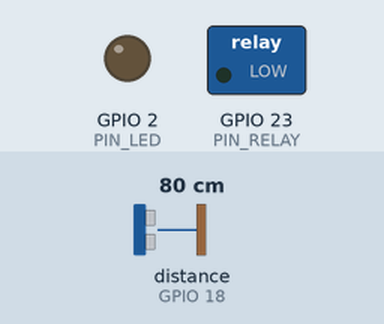
Recording of a program running on a simulated ESP32. Parts: switched loads named in the program (green lamp = pin HIGH), output pins drawn as LEDs (lit = HIGH). Wiring (inferred from the names in the program): ultrasonic range finder: trigger GPIO 5; echo GPIO 18. The test bench sets the inputs (shaded band); at power-on: distance to the obstacle (sensor on GPIO 18) 80 cm. The echo pulse lasts 58.3 µs per cm; WiFi joins after 1.5 s; servers stay silent unless stated; uploads are accepted with an empty reply; pins used as bus, display or sensor lines are not drawn; what the program prints to the serial monitor is not drawn.

Above: at 7.7 s.
At 13.1 s:
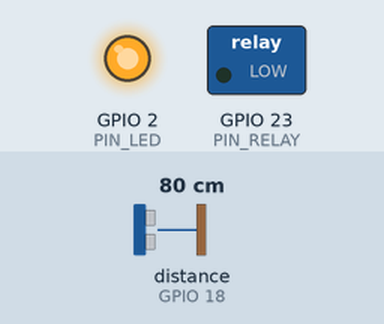
Timing chart, 0 to 15.2 s (numbered marks = the images above):
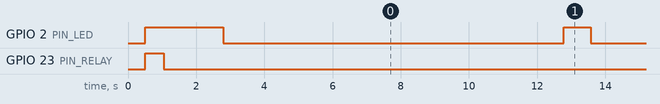

Measured:
- by itself, GPIO 2 (PIN_LED): alternates HIGH for 0.79 s and LOW for 10.0 s

The program:

main.cpp
```cpp
// ============================================================
//  Sistem Pemantauan Water Level Berbasis IoT untuk AWD
//  Firmware ESP32 DevKit-C V4 (WROOM-32D)
//
//  MODE SAAT INI: USB (tanpa baterai)
//   - Daya dari kabel USB laptop.
//   - Monitoring baterai dinonaktifkan via ENABLE_BATTERY_MONITOR
//     di config.h. Kodenya TIDAK dihapus, hanya dilewati compiler.
//
//  Alur kerja:
//   1. Bangun dari deep sleep (atau loop saat TEST_MODE)
//   2. Baca jarak sensor JSN-SR04M (median beberapa sampel)
//   3. Koreksi jarak: H = 1.028 * jarak_mentah
//   4. Hitung tinggi muka air = tinggi_pipa_atas_tanah - H
//   5. (opsional) Baca tegangan baterai via ADC
//   6. Tentukan indikator pompa lokal (relay/LED)
//   7. Kirim data JSON ke server via WiFi (HTTP POST)
//   8. Tidur kembali (mode lapangan) / ulang (mode tes)
//
//  Konsisten dengan PRD section 4 (Logika Perhitungan).
// ============================================================

#include <Arduino.h>
#include <WiFi.h>
#include <HTTPClient.h>
#include <ArduinoJson.h>
#include "config.h"

// Konversi menit ke mikrodetik untuk deep sleep
#define uS_PER_MIN 60000000ULL

// ------------------------------------------------------------
// Membaca jarak dari JSN-SR04M (mode trigger-echo, seperti HC-SR04)
// Mengembalikan jarak dalam cm (median beberapa sampel agar stabil).
// Mengembalikan -1 jika semua pembacaan gagal.
// ------------------------------------------------------------
float bacaSensorMentah() {
  float sampel[SENSOR_SAMPLES];
  int valid = 0;

  for (int i = 0; i < SENSOR_SAMPLES; i++) {
    // Picu sensor: pulsa 10us di TRIG
    digitalWrite(PIN_TRIG, LOW);
    delayMicroseconds(2);
    digitalWrite(PIN_TRIG, HIGH);
    delayMicroseconds(10);
    digitalWrite(PIN_TRIG, LOW);

    // Ukur durasi pulsa ECHO (mikrodetik)
    long durasi = pulseIn(PIN_ECHO, HIGH, ECHO_TIMEOUT_US);

    if (durasi > 0) {
      // Jarak (cm) = durasi * kecepatan_suara / 2
      // kecepatan suara ~ 0.0343 cm/us
      float jarak = durasi * 0.0343 / 2.0;
      sampel[valid] = jarak;
      valid++;
    }
    delay(50); // jeda antar sampel
  }

  if (valid == 0) return -1; // semua gagal

  // Urutkan untuk ambil median (bubble sort sederhana, data kecil)
  for (int i = 0; i < valid - 1; i++) {
    for (int j = 0; j < valid - i - 1; j++) {
      if (sampel[j] > sampel[j + 1]) {
        float t = sampel[j]; sampel[j] = sampel[j + 1]; sampel[j + 1] = t;
      }
    }
  }
  return sampel[valid / 2]; // nilai tengah
}

// ============================================================
//  BLOK MONITORING BATERAI
//  Dinonaktifkan saat ENABLE_BATTERY_MONITOR = false (mode USB).
//  Kode tetap ada untuk dipakai lagi saat memasang baterai.
// ============================================================
#if ENABLE_BATTERY_MONITOR

// Membaca tegangan baterai via voltage divider (10k+10k) + ADC
float bacaTeganganBaterai() {
  long total = 0;
  const int N = 20;
  for (int i = 0; i < N; i++) {
    total += analogRead(PIN_BATT_ADC);
    delay(5);
  }
  float adcAvg = (float)total / N;

  // Konversi ADC -> tegangan pin -> tegangan baterai (x rasio divider)
  float vPin = (adcAvg / ADC_MAX) * ADC_REF_VOLTAGE;
  float vBatt = vPin * BATT_DIVIDER_RATIO;
  return vBatt;
}

// Konversi tegangan baterai -> persentase (Li-ion 3.0V=0%, 4.2V=100%)
int teganganKePersen(float v) {
  float pct = (v - 3.0) / (4.2 - 3.0) * 100.0;
  if (pct > 100) pct = 100;
  if (pct < 0) pct = 0;
  return (int)pct;
}

#endif // ENABLE_BATTERY_MONITOR

// ------------------------------------------------------------
// Tentukan status pompa lokal (histeresis), hanya indikator
// relay/LED di lapangan. Keputusan final tetap di server.
// Status disimpan di RTC memory agar bertahan saat deep sleep.
// ------------------------------------------------------------
RTC_DATA_ATTR char pumpStatus[4] = "OFF";

void updateStatusPompa(float level) {
  if (level <= THRESHOLD_IRRIGATION_CM) {
    strcpy(pumpStatus, "ON");
  } else if (level >= THRESHOLD_FLOODING_CM) {
    strcpy(pumpStatus, "OFF");
  }
  // di antara kedua ambang: pertahankan status (histeresis)

  bool on = (strcmp(pumpStatus, "ON") == 0);
#if RELAY_ACTIVE_LOW
  // Active-LOW: kirim LOW untuk menyalakan, HIGH untuk mematikan
  digitalWrite(PIN_RELAY, on ? LOW : HIGH);
#else
  // Active-HIGH: kirim HIGH untuk menyalakan, LOW untuk mematikan
  digitalWrite(PIN_RELAY, on ? HIGH : LOW);
#endif
}

// ------------------------------------------------------------
// Koneksi WiFi (dengan timeout 20 detik)
// ------------------------------------------------------------
bool koneksiWiFi() {
  Serial.print("Menghubungkan ke WiFi");
  WiFi.begin(WIFI_SSID, WIFI_PASSWORD);
  unsigned long mulai = millis();
  while (WiFi.status() != WL_CONNECTED) {
    if (millis() - mulai > 20000) {
      Serial.println(" GAGAL!");
      return false;
    }
    delay(500);
    Serial.print(".");
  }
  Serial.println(" terhubung!");
  Serial.print("IP: ");
  Serial.println(WiFi.localIP());
  return true;
}

// ------------------------------------------------------------
// Kirim data ke server via HTTP POST (format JSON)
// Field baterai hanya disertakan jika ENABLE_BATTERY_MONITOR true.
// ------------------------------------------------------------
bool kirimData(float distRaw, float hCorr, float level,
               float vBatt, int battPct) {
  if (WiFi.status() != WL_CONNECTED) return false;

  HTTPClient http;
  http.begin(SERVER_URL);
  http.addHeader("Content-Type", "application/json");

  // Susun payload JSON sesuai PRD (section 3.1)
  JsonDocument doc;
  doc["device_id"]        = DEVICE_ID;
  doc["distance_raw_cm"]  = round(distRaw * 10) / 10.0;
  doc["h_corrected_cm"]   = round(hCorr * 100) / 100.0;
  doc["water_level_cm"]   = round(level * 100) / 100.0;
  doc["pump_status"]      = pumpStatus;

#if ENABLE_BATTERY_MONITOR
  doc["battery_voltage"]  = round(vBatt * 1000) / 1000.0;
  doc["battery_percent"]  = battPct;
#else
  // Mode USB: tidak ada baterai. Kirim null agar server tahu.
  doc["battery_voltage"]  = nullptr;
  doc["battery_percent"]  = nullptr;
  doc["power_source"]     = "USB";
#endif

  String payload;
  serializeJson(doc, payload);

  Serial.println("Mengirim payload:");
  Serial.println(payload);

  int httpCode = http.POST(payload);
  bool sukses = (httpCode > 0 && httpCode < 400);

  if (sukses) {
    Serial.printf("Server merespons: %d\n", httpCode);
  } else {
    Serial.printf("Gagal kirim, kode: %d\n", httpCode);
  }
  http.end();
  return sukses;
}

// ------------------------------------------------------------
// Satu siklus pengukuran lengkap
// ------------------------------------------------------------
void siklusPengukuran() {
  digitalWrite(PIN_LED, HIGH); // LED nyala = sedang bekerja

  // 1. Baca jarak mentah
  float distRaw = bacaSensorMentah();
  if (distRaw < 0) {
    Serial.println("ERROR: sensor gagal dibaca!");
    digitalWrite(PIN_LED, LOW);
    return;
  }

  // 2. Koreksi jarak (PRD section 4.1)
  float hCorr = CORRECTION_FACTOR * distRaw;

  // 3. Hitung tinggi muka air relatif permukaan tanah
  float level = PIPE_HEIGHT_ABOVE_GROUND_CM - hCorr;

  // 4. Baca baterai (hanya jika fitur diaktifkan)
  float vBatt = 0.0;
  int battPct = 0;
#if ENABLE_BATTERY_MONITOR
  vBatt = bacaTeganganBaterai();
  battPct = teganganKePersen(vBatt);
#endif

  // 5. Update indikator pompa lokal
  updateStatusPompa(level);

  // 6. Tampilkan ringkasan di serial
  Serial.println("====================================");
  Serial.printf("Jarak mentah : %.1f cm\n", distRaw);
  Serial.printf("Jarak koreksi: %.2f cm\n", hCorr);
  Serial.printf("Muka air     : %.2f cm %s\n", level,
                level < 0 ? "(KERING/aerobik)" : "(TERGENANG)");
#if ENABLE_BATTERY_MONITOR
  Serial.printf("Baterai      : %.2f V (%d%%)\n", vBatt, battPct);
#else
  Serial.println("Baterai      : - (mode USB, monitor nonaktif)");
#endif
  Serial.printf("Status pompa : %s\n", pumpStatus);
  Serial.println("====================================");

  // 7. Kirim ke server
  if (koneksiWiFi()) {
    kirimData(distRaw, hCorr, level, vBatt, battPct);
  }

  digitalWrite(PIN_LED, LOW);
}

// ============================================================
// SETUP
// ============================================================
void setup() {
  Serial.begin(115200);
  delay(500);
  Serial.println("\n\n=== Sistem Monitoring AWD — ESP32 ===");
#if ENABLE_BATTERY_MONITOR
  Serial.println("Mode daya: BATERAI (monitor aktif)");
#else
  Serial.println("Mode daya: USB (monitor baterai nonaktif)");
#endif

  // Inisialisasi pin
  pinMode(PIN_TRIG, OUTPUT);
  pinMode(PIN_ECHO, INPUT);
  pinMode(PIN_RELAY, OUTPUT);
  pinMode(PIN_LED, OUTPUT);

  // Pastikan relay MATI sejak boot (penting agar tidak nyala "klik"
  // saat ESP32 baru dihidupkan). Nilai default disesuaikan jenis relay.
#if RELAY_ACTIVE_LOW
  digitalWrite(PIN_RELAY, HIGH);   // active-LOW: HIGH = OFF
#else
  digitalWrite(PIN_RELAY, LOW);    // active-HIGH: LOW = OFF
#endif
  digitalWrite(PIN_LED, LOW);

#if ENABLE_BATTERY_MONITOR
  // Konfigurasi ADC untuk baca baterai
  analogReadResolution(12);          // 0-4095
  analogSetAttenuation(ADC_11db);    // rentang ~0-3.3V
#endif

  // Jalankan satu siklus pengukuran
  siklusPengukuran();

  // Jika BUKAN mode tes: matikan WiFi & deep sleep
  if (!TEST_MODE) {
    WiFi.disconnect(true);
    WiFi.mode(WIFI_OFF);
    Serial.printf("Tidur selama %d menit...\n", SLEEP_MINUTES);
    Serial.flush();
    esp_sleep_enable_timer_wakeup(SLEEP_MINUTES * uS_PER_MIN);
    esp_deep_sleep_start();
  }
}

// ============================================================
// LOOP (hanya dipakai saat TEST_MODE = true)
// ============================================================
void loop() {
  if (TEST_MODE) {
    delay(TEST_INTERVAL_SEC * 1000);
    Serial.println("\n--- Siklus pengujian berikutnya ---");
    siklusPengukuran();
  }
  // Mode lapangan: loop tidak dijalankan (sudah deep sleep di setup)
}
```

config.h
```cpp
// ============================================================
// config.h — Pengaturan Sistem Monitoring AWD
// Ubah nilai di file ini sesuai kebutuhan lapangan.
//
// MODE SAAT INI: USB (tanpa baterai)
//   - Daya dari kabel USB laptop ke ESP32.
//   - ESP32 meneruskan 5V ke rail breadboard (sensor & relay).
//   - Monitoring baterai DINONAKTIFKAN (lihat ENABLE_BATTERY_MONITOR).
//     Kode baterai tetap ada, hanya dimatikan via flag.
// ============================================================
#ifndef CONFIG_H
#define CONFIG_H

// ---------- KONEKSI WIFI (mobile hotspot) ----------
// Ganti dengan SSID dan password hotspot HP kamu
#define WIFI_SSID       "Galaxy S25 Ultra CA21"
#define WIFI_PASSWORD   "rijaldi18_"

// ---------- SERVER TUJUAN ----------
// Alamat endpoint backend (saat integrasi nanti).
// Untuk sekarang boleh diarahkan ke server uji / RequestBin.
// Contoh: "http://192.168.43.100:5000/api/readings"
#define SERVER_URL      "http://192.168.43.100:5000/api/readings"

// ID perangkat (jika nanti pakai banyak node)
#define DEVICE_ID       "AWD-NODE-01"

// ---------- SAKLAR FITUR ----------
// Monitoring baterai: false karena saat ini pakai daya USB (tanpa baterai).
// Set true HANYA jika nanti memasang baterai + voltage divider ke GPIO34.
#define ENABLE_BATTERY_MONITOR   false

// ---------- PARAMETER FISIK PIPA ----------
// Tinggi bagian pipa yang berada DI ATAS permukaan tanah (cm).
// Sesuai PRD: pipa total 50 cm, tertanam 30 cm -> 20 cm di atas tanah.
#define PIPE_HEIGHT_ABOVE_GROUND_CM   20.0

// Faktor koreksi sensor (dari SmartWT, Mascherpa et al. 2026).
// H_corrected = CORRECTION_FACTOR * jarak_mentah
#define CORRECTION_FACTOR             1.028

// ---------- INTERVAL PENGIRIMAN ----------
// Interval normal lapangan = 2 jam (sesuai PRD).
// Saat pengujian/kalibrasi, ubah ke nilai kecil (mis. 30 detik).
#define SLEEP_MINUTES                 120     // 120 menit = 2 jam

// Mode pengujian: jika true, ESP32 TIDAK deep sleep, tapi loop terus
// dengan jeda TEST_INTERVAL_SEC. Memudahkan debugging di meja.
// Saat pakai USB di meja, biarkan true.
#define TEST_MODE                     true
#define TEST_INTERVAL_SEC             10      // jeda antar baca saat TEST_MODE

// ---------- PIN (sesuai panduan wiring terakhir) ----------
#define PIN_TRIG        5       // GPIO5  -> TRIG sensor (langsung)
#define PIN_ECHO        18      // GPIO18 -> ECHO sensor (via divider 10k+10k!)
#define PIN_RELAY       23      // GPIO23 -> sinyal relay (indikator pompa)
#define PIN_LED         2       // GPIO2  -> LED status bawaan
#define PIN_BATT_ADC    34      // GPIO34 -> ADC baterai (dipakai jika ENABLE_BATTERY_MONITOR)

// ---------- KALIBRASI BATERAI (dipakai jika ENABLE_BATTERY_MONITOR true) ----------
// Voltage divider baterai memakai R1 = R2 = 10k -> tegangan dibagi 2.
// Rasio tetap 2.0 karena R1 = R2 (sama seperti versi 100k).
#define BATT_DIVIDER_RATIO   2.0
// Faktor koreksi ADC ESP32 (kalibrasi halus; sesuaikan dgn multimeter).
#define ADC_REF_VOLTAGE      3.30
#define ADC_MAX              4095.0
// Ambang baterai lemah (V)
#define BATT_LOW_VOLTAGE     3.40

// ---------- AMBANG AWD (untuk indikator pompa lokal) ----------
// Catatan: keputusan emisi & notifikasi final ada di server.
// Nilai ini hanya untuk indikator relay/LED lokal di lapangan.
#define THRESHOLD_IRRIGATION_CM   -15.0   // pompa ON
#define THRESHOLD_FLOODING_CM      5.0    // pompa OFF

// ---------- LOGIKA RELAY ----------
// Mayoritas modul relay 5V (1 channel) yang dijual di Indonesia
// bersifat ACTIVE-LOW: pin IN diberi sinyal LOW -> relay AKTIF.
// Set true jika relay-mu bekerja terbalik (default modul Shopee/Tokopedia).
// Set false untuk modul relay active-HIGH.
#define RELAY_ACTIVE_LOW   true

// ---------- SENSOR ----------
// Timeout pembacaan echo (mikrodetik). 30000us ~ 5 meter.
#define ECHO_TIMEOUT_US      30000
// Jumlah sampel per pengukuran (diambil median-nya)
#define SENSOR_SAMPLES       10

#endif
```
